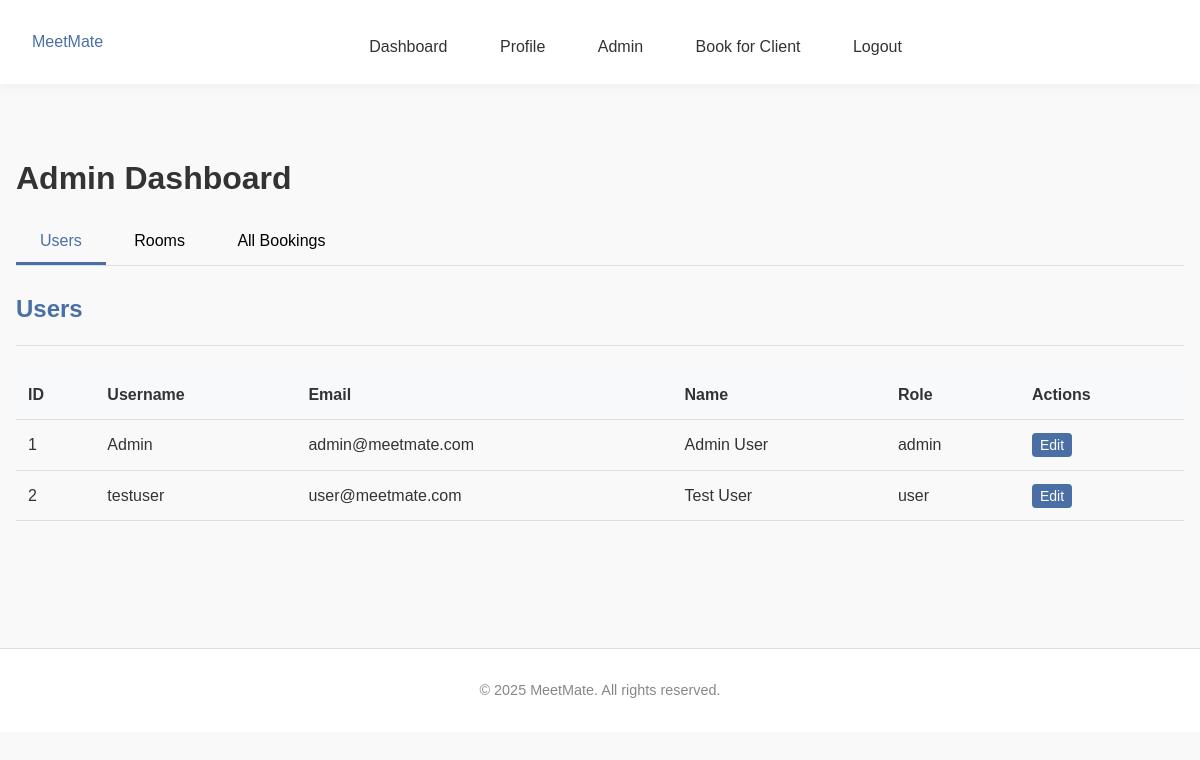
The page /admin (signed in) on the database its author committed.
### tables this page shows
CREATE TABLE users (
                id INTEGER PRIMARY KEY AUTOINCREMENT,
                username TEXT NOT NULL UNIQUE,
                email TEXT NOT NULL UNIQUE,
                password TEXT NOT NULL,
                firstname TEXT,
                lastname TEXT,
                dob TEXT,
                address TEXT,
                role TEXT DEFAULT 'user'
            );

### app.py (the view)
@app.route('/admin')
@login_required
@admin_required
def admin():
    connection = get_database_connection()
    cursor = connection.cursor()
    cursor.execute("SELECT * FROM users ORDER BY username")
    users = [dict(row) for row in cursor.fetchall()]
    cursor.execute("SELECT * FROM rooms ORDER BY name")
    rooms = [dict(row) for row in cursor.fetchall()]
    now = datetime.now()
    current_date = now.date()
    current_time = now.time()
    from datetime import date
    today = date.today().strftime('%Y-%m-%d')
    cursor.execute('''
        SELECT
            b.id,
            b.date,
            b.time_start,
            b.time_end,
            b.notes,
            u.username,
            r.name as room_name,
            admin.username as admin_name
        FROM bookings b
        JOIN users u ON b.user_id = u.id
        JOIN rooms r ON b.room_id = r.id
        LEFT JOIN users admin ON b.booking_admin_id = admin.id
        WHERE b.date = ?
        ORDER BY b.time_start
    ''', (today,))
    today_bookings = []
    for row in cursor.fetchall():
        booking = dict(row)
        if booking['admin_name']:
            booking['booked_by'] = f"Admin: {booking['admin_name']}"
        else:
            booking['booked_by'] = "Self"
        booking_date = date.fromisoformat(booking['date'])
        booking_start_time = time.fromisoformat(booking['time_start'] + ':00' if len(booking['time_start']) == 5 else booking['time_start'])
        if booking_date == current_date:
            booking['can_cancel'] = current_time < booking_start_time
            booking['status'] = 'Complete' if current_time >= booking_start_time else None
        else:
            booking['can_cancel'] = True
            booking['status'] = None
        today_bookings.append(booking)
    cursor.execute('''
        SELECT
            b.id,
            b.date,
            b.time_start,
            b.time_end,
            b.notes,
            u.username,
            r.name as room_name,
            admin.username as admin_name
        FROM bookings b
        JOIN users u ON b.user_id = u.id
        JOIN rooms r ON b.room_id = r.id
        LEFT JOIN users admin ON b.booking_admin_id = admin.id
        ORDER BY b.date, b.time_start
    ''')
    all_bookings = []
    for row in cursor.fetchall():
        booking = dict(row)
        if booking['admin_name']:
            booking['booked_by'] = f"Admin: {booking['admin_name']}"
        else:
            booking['booked_by'] = "Self"
        booking_date = date.fromisoformat(booking['date'])
        booking_start_time = time.fromisoformat(booking['time_start'] + ':00' if len(booking['time_start']) == 5 else booking['time_start'])
        if booking_date > current_date:
            booking['can_cancel'] = True
            booking['status'] = None
        elif booking_date == current_date:
            booking['can_cancel'] = current_time < booking_start_time
            booking['status'] = 'Complete' if current_time >= booking_start_time else None
        else:
            booking['can_cancel'] = False
            booking['status'] = 'Complete'
        all_bookings.append(booking)
    connection.close()
    return render_template('admin.html', users=users, rooms=rooms, bookings=all_bookings, today_bookings=today_bookings, today_date=today)

### app.py (called while the page is built)
def get_database_path():
    app_directory = app.root_path
    instance_directory = os.path.join(app_directory, 'instance')
    os.makedirs(instance_directory, exist_ok=True)
    database_path = os.path.join(instance_directory, 'meetmate.db')
    return database_path

def get_database_connection():
    db_path = get_database_path()
    connection = sqlite3.connect(db_path)
    connection.row_factory = sqlite3.Row
    return connection

def get_user_by_id(user_id):
    connection = get_database_connection()
    cursor = connection.cursor()
    cursor.execute("SELECT * FROM users WHERE id = ?", (user_id,))
    user = cursor.fetchone()
    connection.close()
    if user:
        return dict(user)
    return None

def login_required(f):
    @wraps(f)
    def decorated_function(*args, **kwargs):
        if 'user_id' not in session:
            flash('Please login to access this page', 'error')
            return redirect(url_for('login'))
        user = get_user_by_id(session['user_id'])
        if not user:
            session.clear()
            flash('Your account is no longer valid. Please login again.', 'warning')
            return redirect(url_for('login'))
        return f(*args, **kwargs)
    return decorated_function

def admin_required(f):
    @wraps(f)
    def decorated_function(*args, **kwargs):
        if 'user_id' not in session or session.get('role') != 'admin':
            flash('Admin access required for this page', 'error')
            return redirect(url_for('dashboard'))
        user=get_user_by_id(session['user_id'])
        if not user or user['role'] != 'admin':
            session.clear()
            flash('Admin session expired. Please login again.', 'warning')
            return redirect(url_for('login'))
        return f(*args, **kwargs)
    return decorated_function

### templates/admin.html (shortened to what this page needs)
{% extends "base.html" %}
{% block content %}
<div class="admin-dashboard">
    <h1>Admin Dashboard</h1>
    <div class="admin-tabs">
        <button class="tab-btn active" data-tab="users-tab">Users</button>
        <button class="tab-btn" data-tab="rooms-tab">Rooms</button>
        <button class="tab-btn" data-tab="bookings-tab">All Bookings</button>
    </div>
    <div class="tab-content">
        <div id="users-tab" class="tab-pane active">
            <div class="section-header">
                <h2>Users</h2>
            </div>
            <div class="table-responsive">
                <table class="admin-table">
                    <thead>
                        <tr>
                            <th>ID</th>
                            <th>Username</th>
                            <th>Email</th>
                            <th>Name</th>
                            <th>Role</th>
                            <th>Actions</th>
                        </tr>
                    </thead>
                    <tbody>
                        {% for user in users %}
                            <tr>
                                <td>{{ user.id }}</td>
                                <td>{{ user.username }}</td>
                                <td>{{ user.email }}</td>
                                <td>{{ user.firstname }} {{ user.lastname }}</td>
                                <td>{{ user.role }}</td>
                                <td>
                                    <button class="btn btn-sm btn-primary edit-user-btn"
                                            data-id="{{ user.id }}"
                                            data-username="{{ user.username }}"
                                            data-email="{{ user.email }}"
                                            data-firstname="{{ user.firstname }}"
                                            data-lastname="{{ user.lastname }}"
                                            data-dob="{{ user.dob }}"
                                            data-address="{{ user.address }}"
                                            data-role="{{ user.role }}">
                                        Edit
                                    </button>
                                </td>
                            </tr>
                        {% endfor %}
                    </tbody>
                </table>
            </div>
        </div>
    </div>
</div>
{% endblock %}

### static/css/style.css (style rules this page uses)
body { font-family: Arial, sans-serif; line-height: 1.6; color: #333; background-color: #f9f9f9; margin: 0; padding: 0; }
h1, h2, h3, h4, h5, h6 { margin-bottom: 1rem; font-weight: bold; }
.btn { display: inline-block; padding: 0.5rem 1rem; background-color: #4a6fa5; color: white; border: none; border-radius: 4px; cursor: pointer; font-size: 1rem; text-decoration: none; }
.btn-primary { background-color: #4a6fa5; }
.btn-sm { padding: 0.25rem 0.5rem; font-size: 0.875rem; }
.section-header { margin-bottom: 1.5rem; border-bottom: 1px solid #ddd; padding-bottom: 1rem; }
.section-header h2 { color: #4a6fa5; margin: 0; }
.admin-dashboard { padding: 2rem 0; }
.admin-tabs { margin-bottom: 1.5rem; border-bottom: 1px solid #ddd; }
.tab-btn { background: none; border: none; padding: 0.75rem 1.5rem; cursor: pointer; font-size: 1rem; border-bottom: 3px solid transparent; }
.tab-btn.active { color: #4a6fa5; border-bottom-color: #4a6fa5; }
.tab-pane { display: none; }
.tab-pane.active { display: block; }
.table-responsive { overflow-x: auto; }
.admin-table { width: 100%; border-collapse: collapse; }
.admin-table th, .admin-table td { padding: 0.75rem; text-align: left; border-bottom: 1px solid #ddd; }
.admin-table th { background-color: #f8f9fa; font-weight: bold; }

### rows shown on the page
users: id "1", username "Admin", email "admin@meetmate.com", firstname "Admin", lastname "User", role "admin"
users: id "2", username "testuser", email "user@meetmate.com", firstname "Test", lastname "User", role "user"
